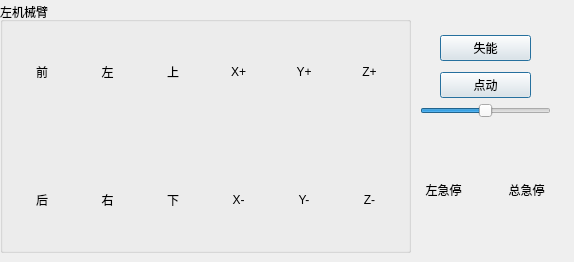
    <widget class="QWidget" name="tab_5">
     <attribute name="title">
      <string>左臂任务空间</string>
     </attribute>
     <widget class="QGroupBox" name="groupBox_5">
      <property name="geometry">
       <rect>
        <x>0</x>
        <y>2</y>
        <width>411</width>
        <height>251</height>
       </rect>
      </property>
      <property name="title">
       <string>左机械臂</string>
      </property>
      <layout class="QHBoxLayout" name="horizontalLayout_24">
       <item>
        <layout class="QGridLayout" name="gridLayout_3">
         <item row="0" column="1">
          <widget class="QLabel" name="label_18">
           <property name="text">
            <string>左</string>
           </property>
           <property name="alignment">
            <set>Qt::AlignCenter</set>
           </property>
          </widget>
         </item>
         <item row="2" column="1">
          <widget class="QPushButton" name="Arm_L_Right">
           <property name="styleSheet">
            <string notr="true">border:none</string>
           </property>
           <property name="text">
            <string/>
           </property>
           <property name="icon">
            <iconset resource="../resources/resources.qrc">
             <normaloff>:/imgs/right.png</normaloff>:/imgs/right.png</iconset>
           </property>
           <property name="iconSize">
            <size>
             <width>48</width>
             <height>48</height>
            </size>
           </property>
          </widget>
         </item>
         <item row="0" column="0">
          <widget class="QLabel" name="label_14">
           <property name="text">
            <string>前</string>
           </property>
           <property name="alignment">
            <set>Qt::AlignCenter</set>
           </property>
          </widget>
         </item>
         <item row="1" column="0">
          <widget class="QPushButton" name="Arm_L_Forward">
           <property name="styleSheet">
            <string notr="true">border:none</string>
           </property>
           <property name="text">
            <string/>
           </property>
           <property name="icon">
            <iconset resource="../resources/resources.qrc">
             <normaloff>:/imgs/up.png</normaloff>:/imgs/up.png</iconset>
           </property>
           <property name="iconSize">
            <size>
             <width>48</width>
             <height>48</height>
            </size>
           </property>
          </widget>
         </item>
         <item row="2" column="0">
          <widget class="QPushButton" name="Arm_L_Back">
           <property name="styleSheet">
            <string notr="true">border:none</string>
           </property>
           <property name="text">
            <string/>
           </property>
           <property name="icon">
            <iconset resource="../resources/resources.qrc">
             <normaloff>:/imgs/down.png</normaloff>:/imgs/down.png</iconset>
           </property>
           <property name="iconSize">
            <size>
             <width>48</width>
             <height>48</height>
            </size>
           </property>
          </widget>
         </item>
         <item row="1" column="2">
          <widget class="QPushButton" name="Arm_L_Up">
           <property name="styleSheet">
            <string notr="true">border:none</string>
           </property>
           <property name="text">
            <string/>
           </property>
           <property name="icon">
            <iconset resource="../resources/resources.qrc">
             <normaloff>:/imgs/right_up.png</normaloff>:/imgs/right_up.png</iconset>
           </property>
           <property name="iconSize">
            <size>
             <width>48</width>
             <height>48</height>
            </size>
           </property>
          </widget>
         </item>
         <item row="2" column="2">
          <widget class="QPushButton" name="Arm_L_Down">
           <property name="styleSheet">
            <string notr="true">border:none</string>
           </property>
           <property name="text">
            <string/>
           </property>
           <property name="icon">
            <iconset resource="../resources/resources.qrc">
             <normaloff>:/imgs/left_down.png</normaloff>:/imgs/left_down.png</iconset>
           </property>
           <property name="iconSize">
            <size>
             <width>48</width>
             <height>48</height>
            </size>
           </property>
          </widget>
         </item>
         <item row="3" column="0">
          <widget class="QLabel" name="label_15">
           <property name="text">
            <string>后</string>
           </property>
           <property name="alignment">
            <set>Qt::AlignCenter</set>
           </property>
          </widget>
         </item>
         <item row="0" column="2">
          <widget class="QLabel" name="label_16">
           <property name="text">
            <string>上</string>
           </property>
           <property name="alignment">
            <set>Qt::AlignCenter</set>
           </property>
          </widget>
         </item>
         <item row="3" column="2">
          <widget class="QLabel" name="label_19">
           <property name="text">
            <string>下</string>
           </property>
           <property name="alignment">
            <set>Qt::AlignCenter</set>
           </property>
          </widget>
         </item>
         <item row="1" column="1">
          <widget class="QPushButton" name="Arm_L_Left">
           <property name="styleSheet">
            <string notr="true">border:none</string>
           </property>
           <property name="text">
            <string/>
           </property>
           <property name="icon">
            <iconset resource="../resources/resources.qrc">
             <normaloff>:/imgs/left.png</normaloff>:/imgs/left.png</iconset>
           </property>
           <property name="iconSize">
            <size>
             <width>48</width>
             <height>48</height>
            </size>
           </property>
          </widget>
         </item>
         <item row="3" column="1">
          <widget class="QLabel" name="label_17">
           <property name="text">
            <string>右</string>
           </property>
           <property name="alignment">
            <set>Qt::AlignCenter</set>
           </property>
          </widget>
         </item>
         <item row="3" column="4">
          <widget class="QLabel" name="label_12">
           <property name="text">
            <string>Y-</string>
           </property>
           <property name="alignment">
            <set>Qt::AlignCenter</set>
           </property>
          </widget>
         </item>
         <item row="3" column="3">
          <widget class="QLabel" name="label_10">
           <property name="text">
            <string>X-</string>
           </property>
           <property name="alignment">
            <set>Qt::AlignCenter</set>
           </property>
          </widget>
         </item>
         <item row="1" column="3">
          <widget class="QPushButton" name="Arm_L_X_posi">
           <property name="styleSheet">
            <string notr="true">border:none</string>
           </property>
           <property name="text">
            <string/>
           </property>
           <property name="icon">
            <iconset resource="../resources/resources.qrc">
             <normaloff>:/imgs/up.png</normaloff>:/imgs/up.png</iconset>
           </property>
           <property name="iconSize">
            <size>
             <width>48</width>
             <height>48</height>
            </size>
           </property>
          </widget>
         </item>
         <item row="0" column="5">
          <widget class="QLabel" name="label_38">
           <property name="text">
            <string>Z+</string>
           </property>
           <property name="alignment">
            <set>Qt::AlignCenter</set>
           </property>
          </widget>
         </item>
         <item row="2" column="3">
          <widget class="QPushButton" name="Arm_L_X_nega">
           <property name="styleSheet">
            <string notr="true">border:none</string>
           </property>
           <property name="text">
            <string/>
           </property>
           <property name="icon">
            <iconset resource="../resources/resources.qrc">
             <normaloff>:/imgs/down.png</normaloff>:/imgs/down.png</iconset>
           </property>
           <property name="iconSize">
            <size>
             <width>48</width>
             <height>48</height>
            </size>
           </property>
          </widget>
         </item>
         <item row="3" column="5">
          <widget class="QLabel" name="label_13">
           <property name="text">
            <string>Z-</string>
           </property>
           <property name="alignment">
            <set>Qt::AlignCenter</set>
           </property>
          </widget>
         </item>
         <item row="1" column="4">
          <widget class="QPushButton" name="Arm_L_Y_posi">
           <property name="styleSheet">
            <string notr="true">border:none</string>
           </property>
           <property name="text">
            <string/>
           </property>
           <property name="icon">
            <iconset resource="../resources/resources.qrc">
             <normaloff>:/imgs/right.png</normaloff>:/imgs/right.png</iconset>
           </property>
           <property name="iconSize">
            <size>
             <width>48</width>
             <height>48</height>
            </size>
           </property>
          </widget>
         </item>
         <item row="2" column="4">
          <widget class="QPushButton" name="Arm_L_Y_nega">
           <property name="styleSheet">
            <string notr="true">border:none</string>
           </property>
           <property name="text">
            <string/>
           </property>
           <property name="icon">
            <iconset resource="../resources/resources.qrc">
             <normaloff>:/imgs/left.png</normaloff>:/imgs/left.png</iconset>
           </property>
           <property name="iconSize">
            <size>
             <width>48</width>
             <height>48</height>
            </size>
           </property>
          </widget>
         </item>
         <item row="1" column="5">
          <widget class="QPushButton" name="Arm_L_Z_posi">
           <property name="styleSheet">
            <string notr="true">border:none</string>
           </property>
           <property name="text">
            <string/>
           </property>
           <property name="icon">
            <iconset resource="../resources/resources.qrc">
             <normaloff>:/imgs/right_up.png</normaloff>:/imgs/right_up.png</iconset>
           </property>
           <property name="iconSize">
            <size>
             <width>48</width>
             <height>48</height>
            </size>
           </property>
          </widget>
         </item>
         <item row="2" column="5">
          <widget class="QPushButton" name="Arm_L_Z_nega">
           <property name="styleSheet">
            <string notr="true">border:none</string>
           </property>
           <property name="text">
            <string/>
           </property>
           <property name="icon">
            <iconset resource="../resources/resources.qrc">
             <normaloff>:/imgs/left_down.png</normaloff>:/imgs/left_down.png</iconset>
           </property>
           <property name="iconSize">
            <size>
             <width>48</width>
             <height>48</height>
            </size>
           </property>
          </widget>
         </item>
         <item row="0" column="3">
          <widget class="QLabel" name="label_9">
           <property name="text">
            <string>X+</string>
           </property>
           <property name="alignment">
            <set>Qt::AlignCenter</set>
           </property>
          </widget>
         </item>
         <item row="0" column="4">
          <widget class="QLabel" name="label_11">
           <property name="text">
            <string>Y+</string>
           </property>
           <property name="alignment">
            <set>Qt::AlignCenter</set>
           </property>
          </widget>
         </item>
        </layout>
       </item>
      </layout>
     </widget>
     <widget class="QSlider" name="Jog_Step">
      <property name="geometry">
       <rect>
        <x>420</x>
        <y>100</y>
        <width>131</width>
        <height>21</height>
       </rect>
      </property>
      <property name="maximum">
       <number>100</number>
      </property>
      <property name="value">
       <number>50</number>
      </property>
      <property name="orientation">
       <enum>Qt::Horizontal</enum>
      </property>
     </widget>
     <widget class="QWidget" name="gridLayoutWidget">
      <property name="geometry">
       <rect>
        <x>405</x>
        <y>160</y>
        <width>160</width>
        <height>80</height>
       </rect>
      </property>
      <layout class="QGridLayout" name="gridLayout_7">
       <item row="1" column="1">
        <widget class="QPushButton" name="Arm_Stop_All">
         <property name="styleSheet">
          <string notr="true">border:none</string>
         </property>
         <property name="text">
          <string/>
         </property>
         <property name="icon">
          <iconset resource="../resources/resources.qrc">
           <normaloff>:/imgs/stop_off.png</normaloff>
           <normalon>:/imgs/stop.png</normalon>:/imgs/stop_off.png</iconset>
         </property>
         <property name="iconSize">
          <size>
           <width>48</width>
           <height>48</height>
          </size>
         </property>
         <property name="checkable">
          <bool>true</bool>
         </property>
        </widget>
       </item>
       <item row="1" column="0">
        <widget class="QPushButton" name="Arm_L_Stop">
         <property name="styleSheet">
          <string notr="true">border:none</string>
         </property>
         <property name="text">
          <string/>
         </property>
         <property name="icon">
          <iconset resource="../resources/resources.qrc">
           <normaloff>:/imgs/stop_off.png</normaloff>
           <normalon>:/imgs/stop.png</normalon>:/imgs/stop_off.png</iconset>
         </property>
         <property name="iconSize">
          <size>
           <width>48</width>
           <height>48</height>
          </size>
         </property>
         <property name="checkable">
          <bool>true</bool>
         </property>
        </widget>
       </item>
       <item row="0" column="1">
        <widget class="QLabel" name="EmergencyStop">
         <property name="text">
          <string>总急停</string>
         </property>
         <property name="alignment">
          <set>Qt::AlignCenter</set>
         </property>
        </widget>
       </item>
       <item row="0" column="0">
        <widget class="QLabel" name="EmergencyStop_2">
         <property name="text">
          <string>左急停</string>
         </property>
         <property name="alignment">
          <set>Qt::AlignCenter</set>
         </property>
        </widget>
       </item>
      </layout>
     </widget>
     <widget class="QWidget" name="verticalLayoutWidget_3">
      <property name="geometry">
       <rect>
        <x>440</x>
        <y>30</y>
        <width>91</width>
        <height>74</height>
       </rect>
      </property>
      <layout class="QVBoxLayout" name="verticalLayout_17">
       <item>
        <widget class="QPushButton" name="ARM1Enable_2">
         <property name="text">
          <string>失能</string>
         </property>
         <property name="checkable">
          <bool>true</bool>
         </property>
         <property name="checked">
          <bool>false</bool>
         </property>
         <property name="autoDefault">
          <bool>false</bool>
         </property>
         <property name="default">
          <bool>true</bool>
         </property>
         <property name="flat">
          <bool>false</bool>
         </property>
        </widget>
       </item>
       <item>
        <widget class="QPushButton" name="ARM_Point_Continue_3">
         <property name="text">
          <string>点动</string>
         </property>
         <property name="checkable">
          <bool>true</bool>
         </property>
         <property name="checked">
          <bool>false</bool>
         </property>
         <property name="autoDefault">
          <bool>false</bool>
         </property>
         <property name="default">
          <bool>true</bool>
         </property>
         <property name="flat">
          <bool>false</bool>
         </property>
        </widget>
       </item>
      </layout>
     </widget>
    </widget>
